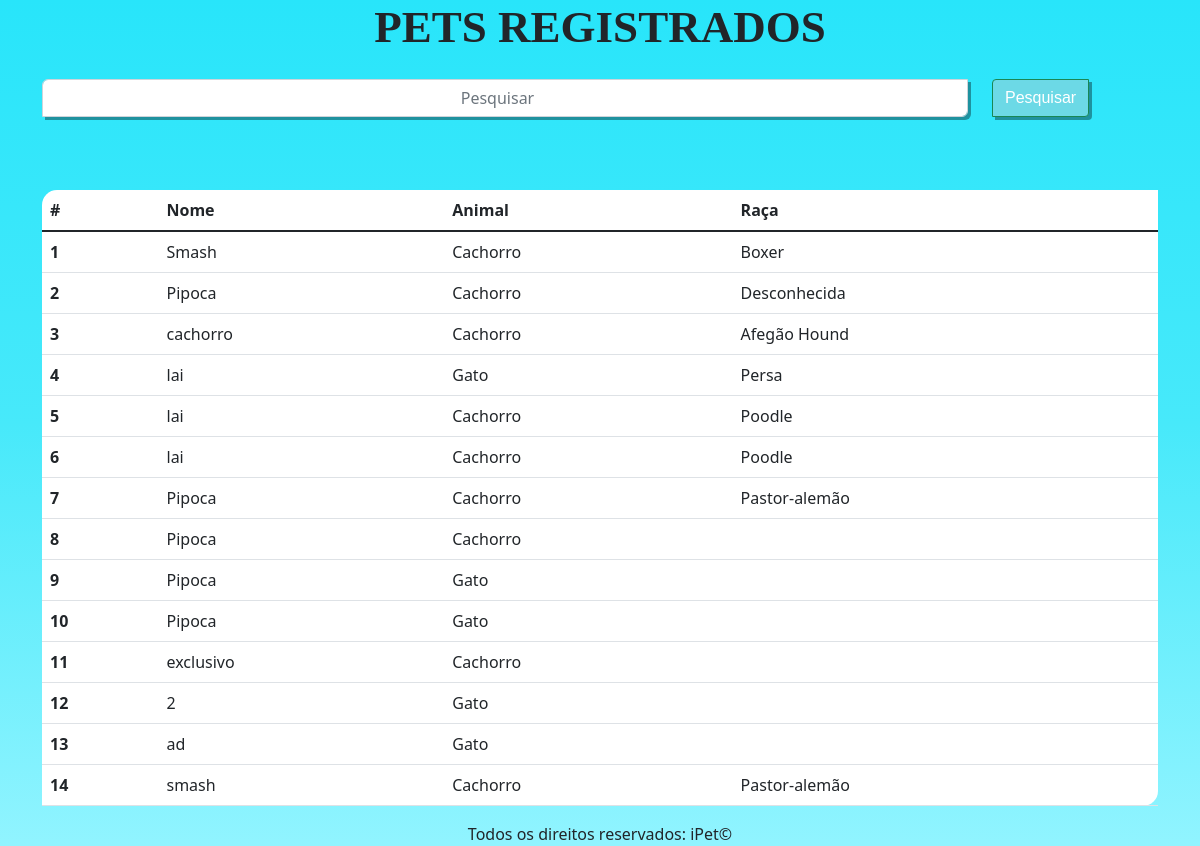
The app's page /exibir.php with its own data.
### tables this page shows
CREATE TABLE `pet` (
  `id_pet` int(11) NOT NULL,
  `nome_pet` varchar(30) NOT NULL,
  `animal_pet` varchar(30) NOT NULL,
  `raca_pet` varchar(30) NOT NULL,
  `data_pet` timestamp NOT NULL DEFAULT current_timestamp() ON UPDATE current_timestamp(),
  `foto_pet` varchar(60) NOT NULL,
  `id_usu` int(11) NOT NULL
);

### exibir.php (the view, shortened to what this page needs)
<?php
include "conexao.php";
if(isset($_POST['busca'])){
  $pesquisa = $_POST['busca'];
}else{
  $pesquisa = '';
}
$sql = "SELECT * FROM pet WHERE nome_pet LIKE '%$pesquisa%'";
$dados = mysqli_query($conn, $sql);
?>
<!doctype html>
<html lang="pt-br">
  <head>
    <link href="https://cdn.jsdelivr.net/npm/bootstrap@5.1.3/dist/css/bootstrap.min.css" rel="stylesheet">
    <link rel="stylesheet" href="style.css">
  </head>
  <body>
    <h3 id="titulo">PETS REGISTRADOS</h3>
    <form action="exibir.php" method="POST" class="form-inline my-2 my-lg-0">
      <div class="container">
      <div class="row ">
        <div class="col-10">
      <input id="pesquisa" class="form-control mr-sm-2" type="search" name="busca" placeholder="Pesquisar" aria-label="Search">
      </div>
      <div class="col-2">
      <button id="botao" class="btn btn-outline-success my-2 my-sm-0" type="submit">Pesquisar</button>
      </div>
    </div>
    </form id="caixa">
      <div id="caixap">
      <table class="table table-hover mt-5" >
        <thead>
      <tr>
        <th scope="col">#</th>
        <th scope="col">Nome</th>
        <th scope="col">Animal</th>
        <th scope="col">Raça</th>
      </tr>
        </thead>
        <tbody>
        <?php
      $contagem = 0;
      while($linha = mysqli_fetch_assoc($dados) ){
       $nome = $linha['nome_pet'];
       $animal = $linha['animal_pet'];
       $raca = $linha['raca_pet'];
       $contagem ++;
        echo " <tr>
       <th scope='row'>$contagem</th>
       <td>$nome</td>
       <td>$animal</td>
       <td>$raca</td>
      </tr>";
      }
       ?>
        </tbody>
      </table>
      </div>
<footer><p>Todos os direitos reservados: iPet&#169;</p></footer>
  </body>
</html>

### style.css (style rules this page uses)
body { background-image: linear-gradient( to bottom, #28E5FA , #47E9FA, #91F4FF ); background-attachment: fixed; }
#titulo { font-family: 'Times New Roman', Times, serif; font-size: 45px; font-weight: bolder ; margin-right: auto; margin-left: auto; text-align: center; margin-bottom: 25px; }
#pesquisa { max-width: none; text-align: center; border-radius: 2px; border-radius: 6px 0px 6px 0px; margin-bottom: 25px; box-shadow: 3px 3px rgba(0, 0, 0, 0.363); }
#botao { background-color: #6CD9E6; font-family: sans-serif; border-radius: 4px 0px 4px 0px; color: #fff; box-shadow: 3px 3px rgba(0, 0, 0, 0.363); }
#caixap { margin-top: 20px; background-color: #fff; border-radius: 15px 0px 15px 0px; box-shadow: 4px rgba(0, 0, 0, 0.753); }
footer { width: auto; height: 10px; text-align: center; margin-bottom: 0px; }

### records on screen
pet: nome_pet "Smash", animal_pet "Cachorro", raca_pet "Boxer"
pet: nome_pet "Pipoca", animal_pet "Cachorro", raca_pet "Desconhecida"
pet: nome_pet "cachorro", animal_pet "Cachorro", raca_pet "Afegão Hound"
pet: nome_pet "lai", animal_pet "Gato", raca_pet "Persa"
pet: nome_pet "lai", animal_pet "Cachorro", raca_pet "Poodle"
pet: nome_pet "lai", animal_pet "Cachorro", raca_pet "Poodle"
pet: nome_pet "Pipoca", animal_pet "Cachorro", raca_pet "Pastor-alemão"
pet: nome_pet "Pipoca", animal_pet "Cachorro"
pet: nome_pet "Pipoca", animal_pet "Gato"
pet: nome_pet "Pipoca", animal_pet "Gato"
pet: nome_pet "exclusivo", animal_pet "Cachorro"
pet: nome_pet "2", animal_pet "Gato"
pet: nome_pet "ad", animal_pet "Gato"
pet: nome_pet "smash", animal_pet "Cachorro", raca_pet "Pastor-alemão"
